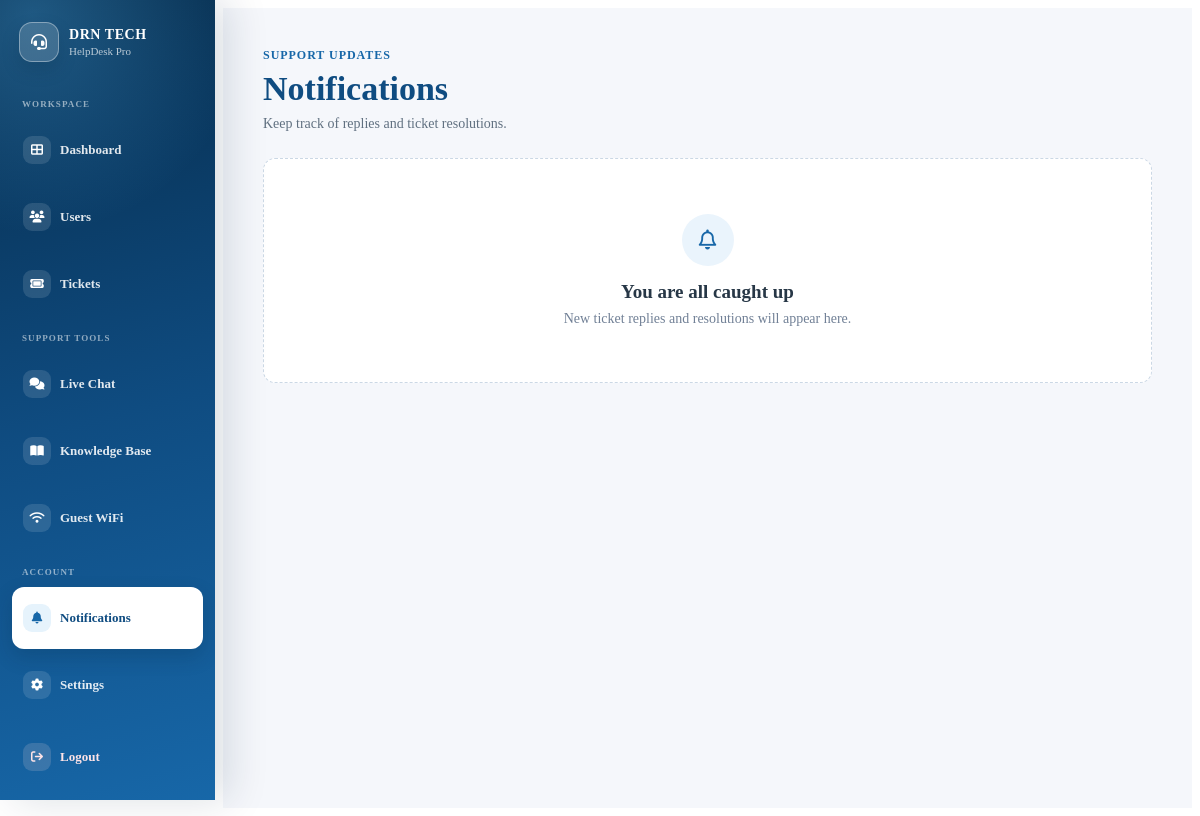
The app's page /notifications (signed in), older data.
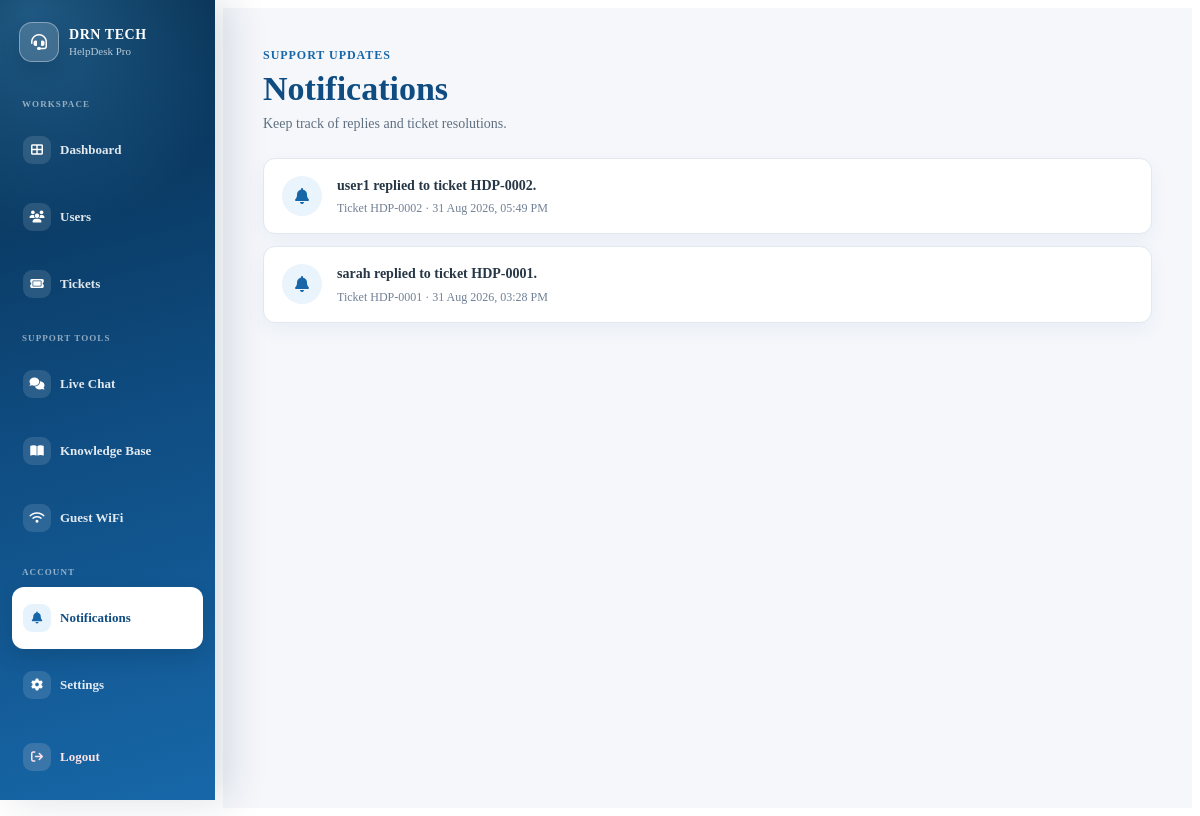
The same page, newer data.
### app.py (models this page shows, shortened)
class Notification(db.Model):
    id = db.Column(
        db.Integer,
        primary_key=True,
    )
    recipient_id = db.Column(
        db.Integer,
        db.ForeignKey("user.id"),
        nullable=False,
        index=True,
    )
    ticket_id = db.Column(
        db.Integer,
        db.ForeignKey("ticket.id"),
        nullable=False,
        index=True,
    )
    message = db.Column(
        db.String(255),
        nullable=False,
    )
    is_read = db.Column(
        db.Boolean,
        default=False,
        nullable=False,
    )
    created_at = db.Column(
        db.DateTime,
        default=datetime.utcnow,
        nullable=False,
    )
    recipient = db.relationship(
        "User",
        backref=db.backref(
            "notifications",
            lazy=True,
            cascade="all, delete-orphan",
        ),
    )
    ticket = db.relationship(
        "Ticket",
        backref=db.backref(
            "notifications",
            lazy=True,
            cascade="all, delete-orphan",
        ),
    )

class Ticket(db.Model):
    id = db.Column(
        db.Integer,
        primary_key=True,
    )
    ticket_number = db.Column(
        db.Integer,
        nullable=False,
    )
    subject = db.Column(
        db.String(200),
        nullable=False,
    )
    description = db.Column(
        db.Text,
        nullable=False,
    )
    priority = db.Column(
        db.String(20),
        nullable=False,
        default="Medium",
    )
    category = db.Column(
        db.String(50),
        nullable=False,
        default="Other",
    )
    status = db.Column(
        db.String(20),
        nullable=False,
        default="Open",
    )
    created_at = db.Column(
        db.DateTime,
        default=datetime.utcnow,
    )
    user_id = db.Column(
        db.Integer,
        db.ForeignKey("user.id"),
        nullable=False,
    )
    user = db.relationship(
        "User",
        backref=db.backref(
            "tickets",
            lazy=True,
        ),
    )

### app.py (the view)
@app.route("/notifications")
@login_required
def notifications():
    user_notifications = Notification.query.filter_by(
        recipient_id=current_user.id,
    ).order_by(
        Notification.is_read.asc(),
        Notification.created_at.desc(),
    ).all()
    return render_template(
        "notifications.html",
        notifications=user_notifications,
    )

### app.py (called while the page is built)
@login_manager.user_loader
def load_user(user_id):
    user = db.session.get(User, int(user_id))
    if not user:
        return None
    if not user.is_active:
        return None
    return user

def get_csrf_token():
    csrf_token = session.get("_csrf_token")
    if not csrf_token:
        csrf_token = token_urlsafe(32)
        session["_csrf_token"] = csrf_token
    return csrf_token

@app.before_request
def protect_post_requests():
    if request.method == "POST":
        validate_csrf_token()

@app.context_processor
def inject_notification_count():
    if not current_user.is_authenticated:
        return {
            "csrf_token": get_csrf_token(),
            "unread_notification_count": 0,
        }
    unread_notification_count = Notification.query.filter_by(
        recipient_id=current_user.id,
        is_read=False,
    ).count()
    return {
        "csrf_token": get_csrf_token(),
        "unread_notification_count": unread_notification_count,
    }

### templates/notifications.html (shortened to what this page needs)
{% extends "base.html" %}
{% block content %}
<div class="notifications-page">
    <div class="notifications-header">
        <div>
            <span class="notifications-eyebrow">
                Support updates
            </span>
            <h1>
                Notifications
            </h1>
            <p>
                Keep track of replies and ticket resolutions.
            </p>
        </div>
    </div>
    {% if notifications %}
        <div class="notifications-list">
            {% for notification in notifications %}
                <form
                    method="POST"
                    action="{{ url_for('open_notification', notification_id=notification.id) }}"
                    class="notification-card-form"
                >
                    <button
                        type="submit"
                        class="notification-card {% if not notification.is_read %}is-unread{% endif %}"
                    >
                        <span
                            class="notification-icon"
                            aria-hidden="true"
                        >
                            <i class="fa-solid fa-bell"></i>
                        </span>
                        <span class="notification-copy">
                            <span class="notification-message">
                                {{ notification.message }}
                            </span>
                            <span class="notification-meta">
                                Ticket HDP-{{ "%04d"|format(notification.ticket.ticket_number) }}
                                · {{ notification.created_at.strftime("%d %b %Y, %I:%M %p") }}
                            </span>
                        </span>
                    </button>
                </form>
            {% endfor %}
        </div>
    {% else %}
        <div class="notifications-empty-state">
            <div class="notifications-empty-icon">
                <i class="fa-regular fa-bell"></i>
            </div>
            <h2>
                You are all caught up
            </h2>
            <p>
                New ticket replies and resolutions will appear here.
            </p>
        </div>
    {% endif %}
</div>
{% endblock %}

Row changes from the older to the newer data that the page shows:
added Notification: message "user1 replied to ticket HDP-0002.", created_at "31 Aug 2026, 05:49 PM"
added Ticket: ticket.ticket_number "0002"
added Notification: message "sarah replied to ticket HDP-0001.", created_at "31 Aug 2026, 03:28 PM"
now on this page (row unchanged): Ticket: ticket.ticket_number "0001"
Text that changed along with them:
text no longer shown: "You are all caught up New ticket replies and resolutions will appear here."
